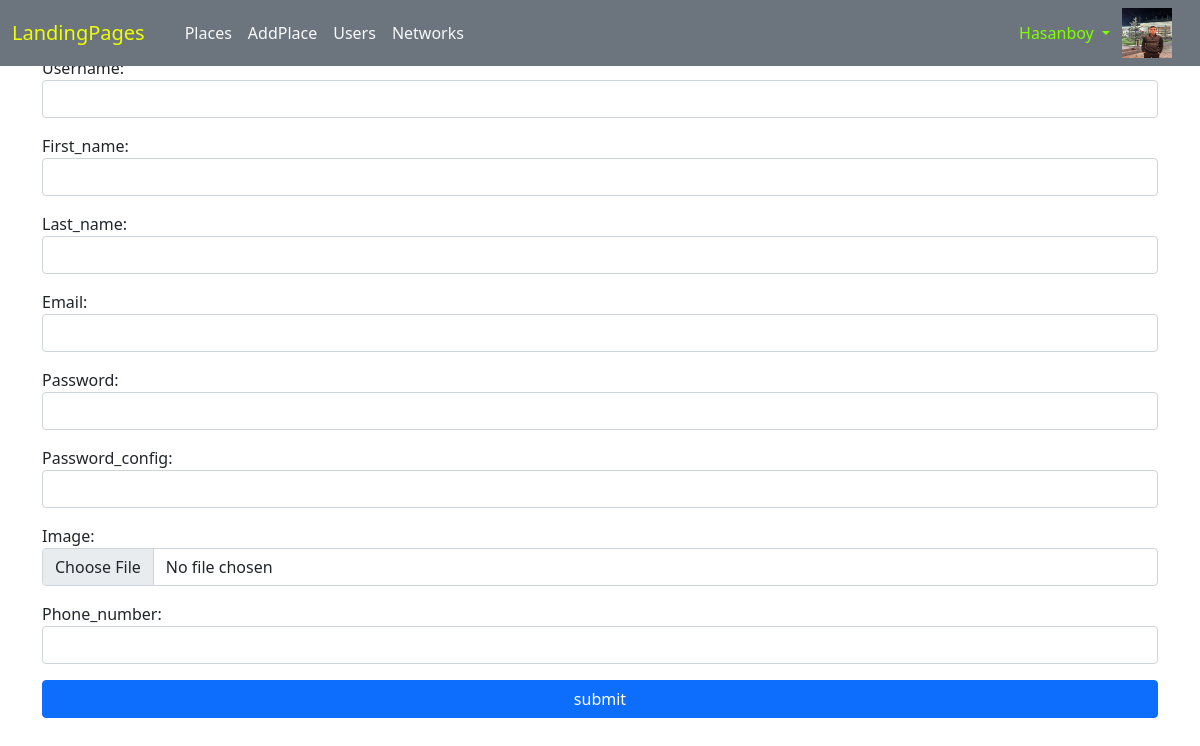
Page /user/register/ (signed in) on the committed database.
### users/models.py (models this page shows)
class User(AbstractUser):
    img=models.ImageField(upload_to='usesimg/',null=True,blank=True)
    phone_number=models.CharField(max_length=13,unique=True,null=True,blank=True)
    firends=models.ManyToManyField('users.User',blank=True)

### users/views.py (the view)
# urls.py: path('register/',register,name="register"),
def register(request):
    if request.method == 'POST':
        form = RegisterForm(data=request.POST, files=request.FILES)
        if form.is_valid():
            user = form.save(commit=False)
            user.set_password(form.cleaned_data['password'])
            user.save()
            messages.info(request, "Registratsadan muffaqyatli o'ttingiz")
            return redirect('users:login')
    else:
        form = RegisterForm()
    return render(request, 'users/register.html', context={'form': form})

### users/forms.py (shortened to what this page needs)
class RegisterForm(forms.ModelForm):
    username = forms.CharField(required=True, label='Username', widget=forms.TextInput(attrs={'class': "form-control"}))
    first_name = forms.CharField(required=True, label='First_name', widget=forms.TextInput(attrs={'class': "form-control"}))
    last_name = forms.CharField(required=True, label='Last_name', widget=forms.TextInput(attrs={'class': "form-control"}))
    email = forms.EmailField(required=True, label='Email',widget=forms.TextInput(attrs={'class': "form-control"}))
    password = forms.CharField(required=True, label='Password', widget=forms.PasswordInput(attrs={'class': "form-control"}))
    password_config = forms.CharField(required=True, label='Password_config', widget=forms.PasswordInput(attrs={'class': "form-control"}))
    img = forms.ImageField(required=True, label='Image', widget=forms.FileInput(attrs={'class': "form-control"}))
    photo=forms.CharField(required=True,label='Phone_number',widget=forms.TextInput(attrs={'class':'form-control'}))
    class Meta:
        model = User
        fields = ['username', 'first_name', 'last_name', 'email', 'password','password_config','img','photo']

### templates/users/register.html (shortened to what this page needs)
 {%extends 'base.html'%}
{%block content%}
    <h1 class="text-center">Register</h1>
        <div class="container">
            <form action="" method="post" enctype="multipart/form-data">
                {{form.as_p}}
                <button type="submit" class="btn btn-primary w-100">submit</button>
            </form>
        </div>
{%endblock%}

### templates/base.html (shortened to what this page needs)
<!DOCTYPE html>
{% load static %}
<html lang="en">
<head>
     <link href="https://cdn.jsdelivr.net/npm/bootstrap@5.0.2/dist/css/bootstrap.min.css" rel="stylesheet">
     <link rel="stylesheet" href="https://cdnjs.cloudflare.com/ajax/libs/font-awesome/6.5.1/css/all.min.css" />
</head>
<body style="position: relative; overflow-x: hidden;">
    <nav class="navbar navbar-expand-lg navbar-light bg-secondary" style="position: fixed; z-index: 100; width: 100%; top: 0;">
        <div class="container-fluid">
          <a class="navbar-brand" href="{%url 'landing_page'%}" style="color: rgb(238, 255, 1);">LandingPages</a>
          <div class="collapse navbar-collapse px-3" id="navbarSupportedContent" style="height: 50px;">
            {%if user.is_authenticated%}
            <ul class="navbar-nav me-auto mb-2 mb-lg-0 text-light">
              <li class="nav-item">
                <a class="nav-link active text-light" aria-current="page" href="{% url 'places:list_palces'%}">Places</a>
              </li>
              <li class="nav-item">
                <a class="nav-link active text-light" aria-current="page" href="{% url 'places:add'%}">AddPlace</a>
              </li>
              <li class="nav-item">
                <a class="nav-link active text-light" aria-current="page" href="{% url 'users:list'%}">Users</a>
              </li>
              <li class="nav-item">
                <a class="nav-link active text-light" aria-current="page" href="{% url 'users:networks'%}">Networks</a>
              </li>
            </ul>
            {%endif%}
            {%if user.is_authenticated%}
                <ul class="navbar-nav mb-2 mb-lg-0  text-light mx-1">
                    <li class="nav-item dropdown">
                        <a class="nav-link dropdown-toggle" href="" id="navbarDropdown" role="button" data-bs-toggle="dropdown" aria-expanded="false" style="text-transform: capitalize; color: chartreuse;">
                        {{user.username}}
                        </a>
                    </li>
                </ul>
                <img src="{{user.img.url}}" alt="" style="width: 50px; height: 50px;">
            {%endif%}
          </div>
        </div>
    </nav>
    {%block content%}
    {%endblock%}
</body>
</html>

### rows in the picture
User: username "Hasanboy", img (picture)
